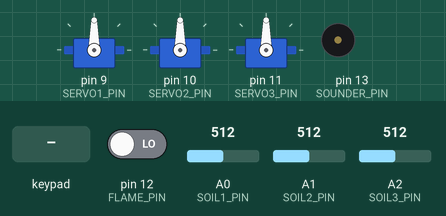
This sketch was run on a simulated Arduino Uno, built with avr-gcc and run on an emulated ATmega328P. On the bench: 3 × servo, buzzer (waves = sounding). Inputs (shaded band) come from the test bench; at power-on: pin 12 (FLAME_PIN) LOW, A0 (SOIL1_PIN) = 512, A1 (SOIL2_PIN) = 512, A2 (SOIL3_PIN) = 512.

Above: at 1.2 s.
1.3 s: pin 12 (FLAME_PIN) driven HIGH
At 1.9 s:
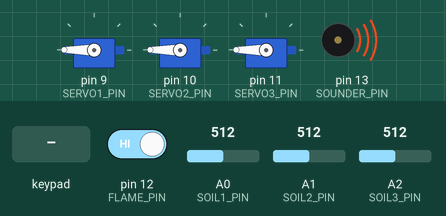
4.3 s: A0 (SOIL1_PIN) set to 716
7.3 s: A1 (SOIL2_PIN) set to 716
10.3 s: A2 (SOIL3_PIN) set to 716
13.3 s: key '#' pressed
16.3 s: A0 (SOIL1_PIN) set to 900
Timing chart, 0 to 19.3 s (numbered marks = the images above; inputs shaded):
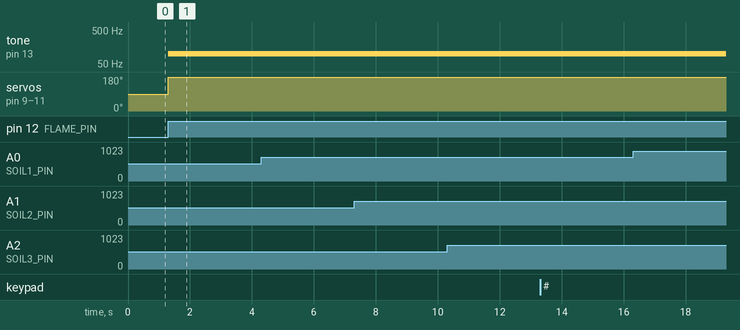

The sketch:

SmartGreenhouse.ino
```cpp
#include <Servo.h>
#include <Keypad.h>

const int ROW_NUM = 4;
const int COLUMN_NUM = 3;
char keys[ROW_NUM][COLUMN_NUM] = {
  {'1','2','3'},
  {'4','5','6'},
  {'7','8','9'},
  {'*','0','#'}
};
byte pin_rows[ROW_NUM] = {5, 4, 3, 2};
byte pin_column[COLUMN_NUM] = {8, 7, 6};
Keypad keypad = Keypad( makeKeymap(keys), pin_rows, pin_column, ROW_NUM, COLUMN_NUM );

Servo servo1;
Servo servo2;
Servo servo3;

const int SERVO1_PIN = 9;
const int SERVO2_PIN = 10;
const int SERVO3_PIN = 11;
const int SOUNDER_PIN = 13;
const int FLAME_PIN = 12;
const int SOIL1_PIN = A0;
const int SOIL2_PIN = A1;
const int SOIL3_PIN = A2;

bool flame = false;
String userType;

int numRow;
int degree;

bool isServoOpen1 = false;
bool isServoOpen2 = false;
bool isServoOpen3 = false;

void setup() {
  pinMode(SOUNDER_PIN, OUTPUT);
  pinMode(SOIL1_PIN, INPUT);
  pinMode(SOIL2_PIN, INPUT);
  pinMode(SOIL3_PIN, INPUT);
  pinMode(FLAME_PIN, INPUT);

  servo1.attach(SERVO1_PIN);
  servo2.attach(SERVO2_PIN);
  servo3.attach(SERVO3_PIN);
  servo1.write(0);
  servo2.write(0);
  servo3.write(0);

  Serial.begin(9600);
}

void loop() {
  readKeypad();
  detectFlame();

  int soildValue1 = map(analogRead(SOIL1_PIN), 0, 1023, 0, 180);
  int soildValue2 = map(analogRead(SOIL2_PIN), 0, 1023, 0, 180);
  int soildValue3 = map(analogRead(SOIL3_PIN), 0, 1023, 0, 180);

  if(!flame) {
    if(!isServoOpen1) {
      servo1.write(soildValue1);
    }
    if(!isServoOpen2) {
      servo2.write(soildValue2);
    }
    if(!isServoOpen3) {
      servo3.write(soildValue3);
    }
  }
}

void printOnLcd(String Message) {
  Serial.println(Message);
}

void detectFlame() {
  if(digitalRead(FLAME_PIN) == HIGH) {
    flame = true;
    tone(SOUNDER_PIN, 100);
    servo1.write(180);
    servo2.write(180);
    servo3.write(180);
    delay(2000);
    noTone(SOUNDER_PIN);
    servo1.write(0);
    servo2.write(0);
    servo3.write(0);
    flame = false;
  }
}

void readKeypad() {
  Serial.println(userType);
  char inputKey = keypad.getKey();
  if(inputKey == '*') {
    numRow = userType.toInt();
    userType = "";
  } else if(inputKey == '#') {
    degree = userType.toInt();
    if(numRow == 1) {
      servo1.write(degree);
      isServoOpen1 = true;
    } else if(numRow == 2) {
      servo2.write(degree);
      isServoOpen2 = true;
    } else {
      servo3.write(degree);
      isServoOpen3 = true;
    }
    userType = "";
  } else {
    userType += String(inputKey);
  }
}
```

Measured:
- after the input at 1.3 s, tone on pin 13 (SOUNDER_PIN): silent → 100 Hz at once; servo on pin 9 (SERVO1_PIN), servo on pin 10 (SERVO2_PIN), servo on pin 11 (SERVO3_PIN): 90° → 180° at once
